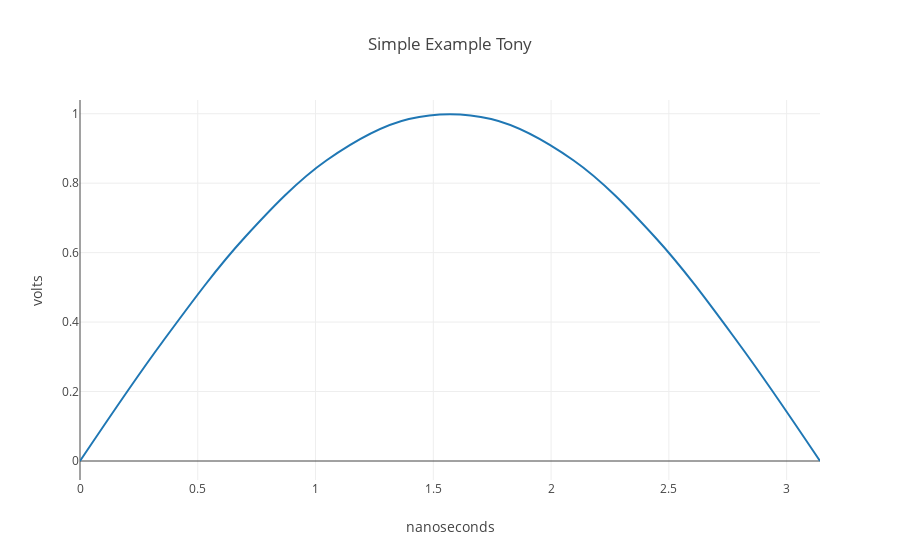

The code cell stored with this chart in its notebook:
### Code cell
x = np.linspace(0, np.pi, 10)

layout = go.Layout(
    title="Simple Example Tony",
    yaxis=dict(
        title='volts'
    ),
    xaxis=dict(title='nanoseconds'
    )
)

trace1 = go.Scatter(
    x=x,
    y=np.sin(x),
    mode='lines',
    name='sin(x)',
    line=dict(
        shape='spline'
    )
)

fig = go.Figure(data=[trace1], layout=layout)
py.offline.iplot(fig)

### Figure 1 — Plotly figure (JSON) as saved in the notebook; plotly's stock layout.template omitted (floating-point values rounded to 4 significant figures)
{"data": [{"line": {"shape": "spline"}, "mode": "lines", "name": "sin(x)", "type": "scatter", "x": [0, 0.3491, 0.6981, 1.047, 1.396, 1.745, 2.094, 2.443, 2.793, 3.142], "y": [0, 0.342, 0.6428, 0.866, 0.9848, 0.9848, 0.866, 0.6428, 0.342, 1.225e-16]}], "layout": {"title": "Simple Example Tony", "xaxis": {"title": "nanoseconds"}, "yaxis": {"title": "volts"}}}
